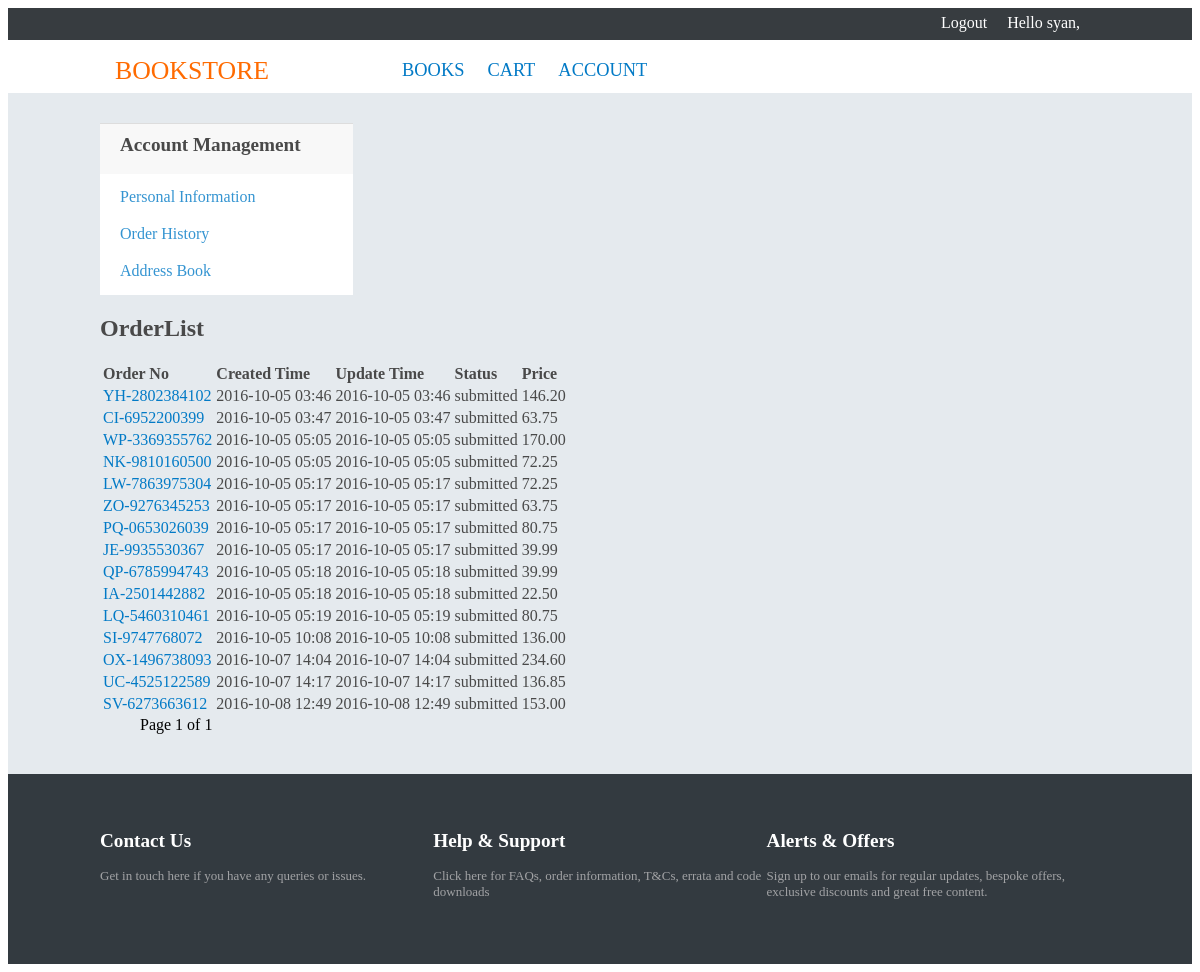
The page /accounts/order/ (signed in) on the database its author committed.
### order/models.py (models this page shows, shortened)
class Order(models.Model):
    STATUS = (
        (1,'submitted'),
        (2,'shipped'),
        (3,'confirmed'),
    )
    user = models.ForeignKey(User)
    address = models.ForeignKey(UserAddress)
    created = models.DateTimeField(auto_now_add = True)
    updated = models.DateTimeField(auto_now = True)
    order_id = models.CharField(max_length=12, editable=False)
    status = models.IntegerField(choices= STATUS, default=1)
    @property
    def total_price(self):
        return sum(item.total_price for item in self.items.all())

class OrderItem(models.Model):
    order = models.ForeignKey(Order, related_name='items')
    book = models.ForeignKey(Book)
    quantity = models.PositiveIntegerField()
    @property
    def unit_price(self):
        return self.book.price
    @property
    def total_price(self):
        return self.quantity*self.unit_price

### catalog/models.py (models this page shows, shortened)
class Book(models.Model):
    title= models.CharField(max_length=120)
    price = models.DecimalField(max_digits=10,decimal_places=2)
    img_url = models.CharField(max_length=180,null= True, blank = True)
    category = models.ForeignKey('Category',null= True)
    isbn = models.CharField(max_length=14, null= True)
    author = models.CharField(max_length=120, null= True)
    created = models.DateField(null=True)
    is_active = models.BooleanField(default=True)
    description = models.TextField(null=True)
    slug = models.SlugField(max_length=120,unique=True)

### accounts/views.py (the view)
class OrderListView(LoginRequiredMixin,ListView):
    template_name = 'accounts/order/order_list.html'
    context_object_name = 'orders'
    model = Order
    paginate_by =15
    def get_queryset(self):
        return Order.objects.filter(user = self.request.user)

### accounts/templates/accounts/order/order_list.html (shortened to what this page needs)
{% extends "accounts/base.html" %}
{% block content %}
<div class="account-content">
	<div class='page-header'>
		<h2>OrderList</h2>
	</div>
	<div class='content-inner'>
	    <table class='pure-table pure-table-bordered'>
			<thead>
				<tr>
					<th>Order No</th>
					<th>Created Time</th>
					<th>Update Time</th>
					<th>Status</th>
					<th>Price</th>
				</tr>
			</thead>
			<tbody>
				{% for order in orders %}
				<tr>
					<td><a href='{% url 'order:order_detail' order_id=order.order_id %}'>{{ order.order_id }}</a></td>
					<td>{{ order.created|date:'Y-m-d H:i' }}</td>
					<td>{{ order.updated|date:'Y-m-d H:i' }}</td>
					<td>{{ order.get_status_display }}</td>
					<td>{{ order.total_price }}</td>
				</tr>
				{% endfor %}
			</tbody>
	    </table>
	</div>
	<div class='pagination cf'>
		<span class="current">
			Page {{ page_obj.number }} of {{ page_obj.paginator.num_pages }}
		</span>
	</div>
</div>
{% endblock %}

### accounts/templates/accounts/base.html (shortened to what this page needs)
{% load staticfiles %}
<html>
<head>
<link rel="stylesheet" href="{% static 'css/base.css' %}?{% now " U" %}"/>
<link rel="stylesheet" href="{% static 'css/jquery-ui.css' %}?{% now " U" %}"/>
<link rel="stylesheet" href="{% static 'css/font-awesome.css' %}?{% now " U" %}"/>
</head>
<body>
	<div id='page'>
		<div id='header'>
			<div id='account-bar' class='cf'>
				<div class='container'>
					<div id='account-bar-status'>
						{% if request.user.is_authenticated %}
						<div class='account-bar-hello-user'>
							<div class='account-bar-hello'>Hello {{ request.user.username }},</div>
							<a class='logout' href="{% url 'accounts:logout' %}">Logout</a>
						</div>
						{% else %}
						<div class='account-bar-login-register'>
							<a class='login' href="{% url 'accounts:login' %}">Login</a>
							<div class='account-bar-divider'>|</div>
							<a class='Register' href="{% url 'accounts:register' %}">Register</a>
						</div>
						{% endif %}
					</div>
				</div>
			</div>
			<div id='menu-bar' class='cf'>
				<div class='container'>
					<div id='menu-links'>
						<div class='menu-item-tab'>
							<a href="/"> <span class='menu-logo'>Bookstore</span>
							</a>
						</div>
						<div class='menu-item-tab'>
							<a href="{% url 'catalog:book_list' %}"> <span
								class='menu-text'>Books</span>
							</a>
						</div>
						<div class='menu-item-tab'>
							<a href="{% url 'cart:show_cart' %}"> <span class='menu-text'>Cart</span>
							</a>
						</div>
						<div class='menu-item-tab'>
							<a href="{% url 'accounts:profile' %}"> <span
								class='menu-text'>Account</span>
							</a>
						</div>
					</div>
				</div>
			</div>
		</div>
		<div id='content' class='cf'>
			<div class='container'>
				<div id='account-left-sidebar'>
					<div id='category' class='cf'>
						<div class='heading'>Account Management</div>
						<div class='category-content'>
							<div class='cat-item'>
								<a href="{% url 'accounts:profile' %}">Personal Information</a>
							</div>
							<div class='cat-item'>
								<a href="{% url 'accounts:order_list' %}">Order History</a>
							</div>
							<div class='cat-item'>
								<a href="{% url 'accounts:address_list' %}">Address Book</a>
							</div>
						</div>
					</div>
				</div>
				<div id='account-right-content'>{% block content %} {% endblock %}</div>
			</div>
		</div>
		<div id='footer'>
			<div class='container'>
				<div class='footer-main-block'>
					<h2>Contact Us</h2>
					<p>Get in touch here if you have any queries or issues.</p>
				</div>
				<div class='footer-main-block'>
					<h2>Help & Support</h2>
					<p>Click here for FAQs, order information, T&Cs, errata and
						code downloads</p>
				</div>
				<div class='footer-main-block'>
					<h2>Alerts & Offers</h2>
					<p>Sign up to our emails for regular updates, bespoke offers,
						exclusive discounts and great free content.</p>
				</div>
			</div>
		</div>
	</div>
</body>
</html>

### static/css/base.css (style rules this page uses)
a:link, a:visited { color: #027ac6; text-decoration: none; }
a, a:active, a:hover, a:visited { color: #548ed7; cursor: pointer; text-decoration: none; }
*::after, *::before { box-sizing: border-box; }
.cf::before, .cf::after { content: " "; display: table; }
.cf::after { clear: both; }
.cf { clear: both; }
.container { margin: 0 auto; padding-left: 20px; padding-right: 20px; width: 1000px; }
body { color:#494949; }
body a { color:#494949; }
#page { background-color: #e5eaee; min-width: 1040px; overflow: hidden; width: 100%; }
#account-bar { background-color: #373c40; color: white; position: relative; width: 100%; clear: both; }
#account-bar-status { color: white; float: right; height: 32px; line-height: 30px; }
#account-bar-status * { margin: 0 10px; float: right; }
#account-bar-status a { color: white; }
#menu-bar { background-color: white; position: relative; }
#menu-links { line-height: 45px; margin: 8px auto 0; float:left; width:700px; }
.menu-item-tab { float:left; font-size:1.15em; margin-right:23px; text-transform: uppercase; color:black; }
.menu-logo { float:left; font-size: 1.4em; margin: 0 110px 0 15px; text-transform: uppercase; color:#ff6b01; }
#content { margin: 10px auto 0; width: 100%; padding: 20px 0; }
#category { position: relative; width: 253px; background-color:white; }
#category .heading { background-color: #f8f8f8; font-size: 1.2em; font-weight: bold; margin-bottom: 10px; min-height: 30px; padding: 10px 10px 10px 20px; border-top: 1px solid #dddddd; }
#category .cat-item { margin: 4px 20px 15px 20px; float: left; font-size: medium; opacity: 0.8; width: 85%; }
.pagination { float:left; color:black; margin: 0 30px 20px; }
.pagination .current { margin: auto 10px; }
th { text-align:left; }
.logout, .login, .register { height:630px; }
#footer { background-color: #333a40; padding-bottom: 150px; padding-top: 40px; }
.footer-main-block { float: left; width: 33.33%; }
#footer h2 { color: white; font-size: 1.2em; }
#footer p { color: #a2a3a5; font-size: 13px; }

### rows shown on the page
Order: order_id "YH-2802384102", created "2016-10-05 03:46", updated "2016-10-05 03:46", status "submitted", total_price "146.20"
Order: order_id "CI-6952200399", created "2016-10-05 03:47", updated "2016-10-05 03:47", status "submitted", total_price "63.75"
Order: order_id "WP-3369355762", created "2016-10-05 05:05", updated "2016-10-05 05:05", status "submitted", total_price "170.00"
Order: order_id "NK-9810160500", created "2016-10-05 05:05", updated "2016-10-05 05:05", status "submitted", total_price "72.25"
Order: order_id "LW-7863975304", created "2016-10-05 05:17", updated "2016-10-05 05:17", status "submitted", total_price "72.25"
Order: order_id "ZO-9276345253", created "2016-10-05 05:17", updated "2016-10-05 05:17", status "submitted", total_price "63.75"
Order: order_id "PQ-0653026039", created "2016-10-05 05:17", updated "2016-10-05 05:17", status "submitted", total_price "80.75"
Order: order_id "JE-9935530367", created "2016-10-05 05:17", updated "2016-10-05 05:17", status "submitted", total_price "39.99"
Order: order_id "QP-6785994743", created "2016-10-05 05:18", updated "2016-10-05 05:18", status "submitted", total_price "39.99"
Order: order_id "IA-2501442882", created "2016-10-05 05:18", updated "2016-10-05 05:18", status "submitted", total_price "22.50"
Order: order_id "LQ-5460310461", created "2016-10-05 05:19", updated "2016-10-05 05:19", status "submitted", total_price "80.75"
Order: order_id "SI-9747768072", created "2016-10-05 10:08", updated "2016-10-05 10:08", status "submitted", total_price "136.00"
Order: order_id "OX-1496738093", created "2016-10-07 14:04", updated "2016-10-07 14:04", status "submitted", total_price "234.60"
Order: order_id "UC-4525122589", created "2016-10-07 14:17", updated "2016-10-07 14:17", status "submitted", total_price "136.85"
Order: order_id "SV-6273663612", created "2016-10-08 12:49", updated "2016-10-08 12:49", status "submitted", total_price "153.00"

### other values the page prints
{{ request.user.username }} "syan"
{{ page_obj.number }} "1"
{{ page_obj.paginator.num_pages }} "1"
